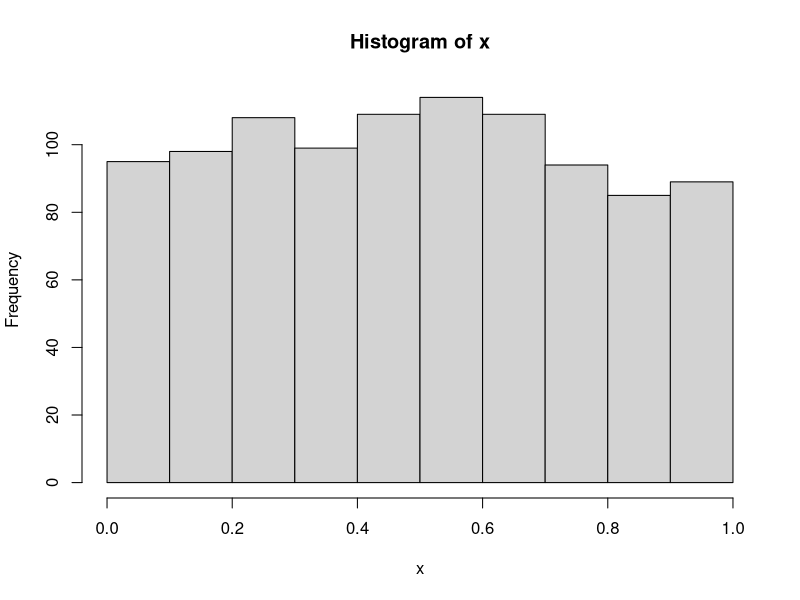
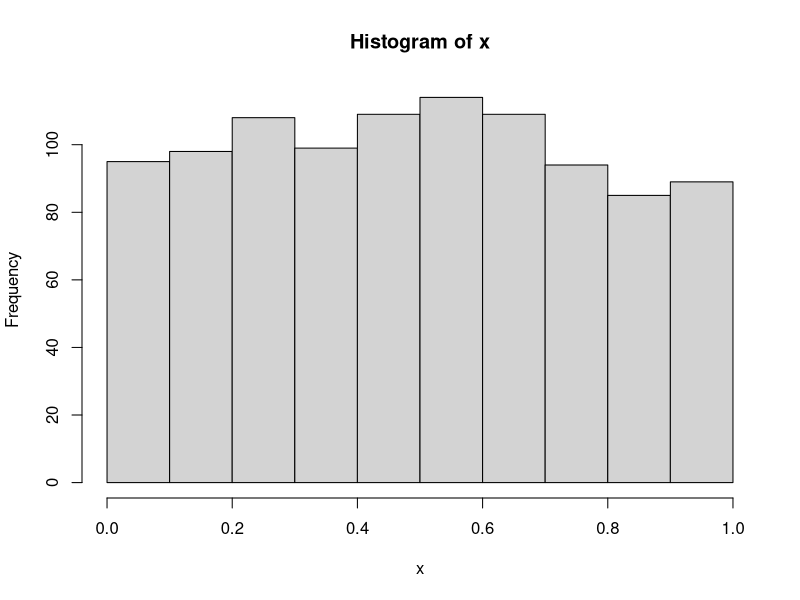
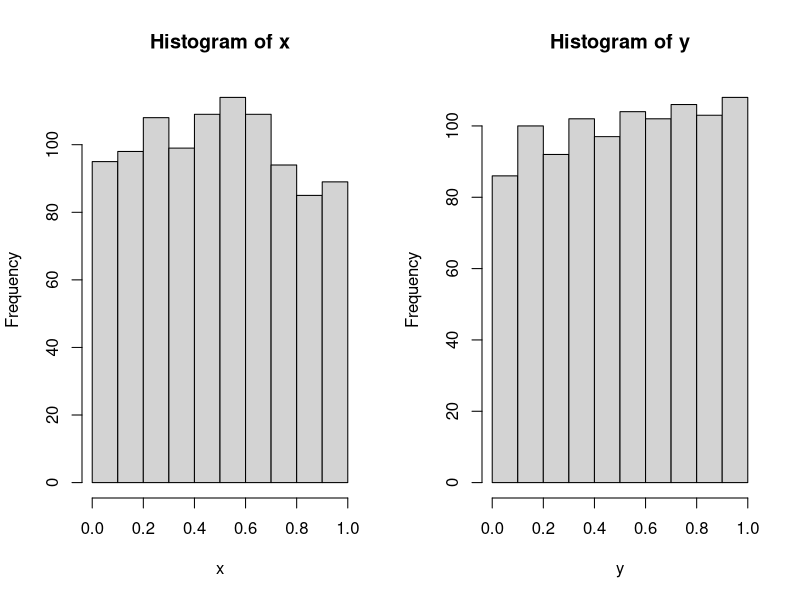
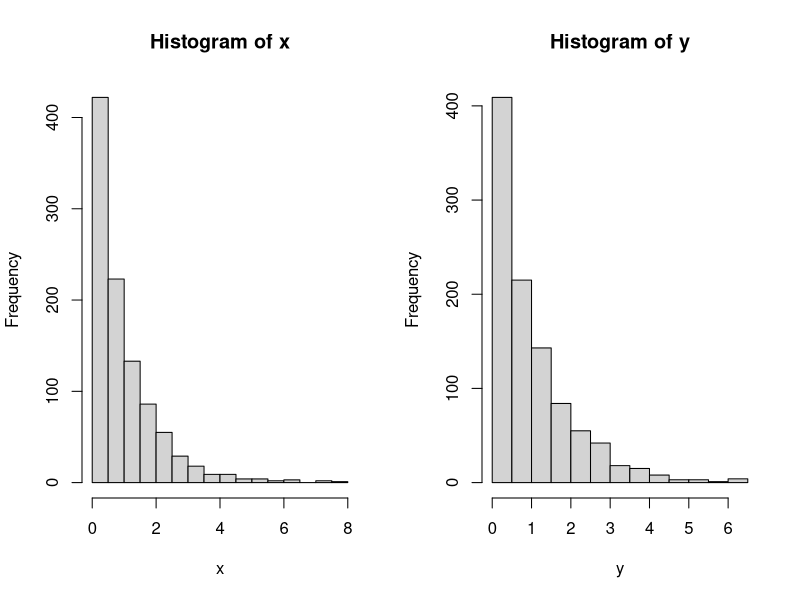
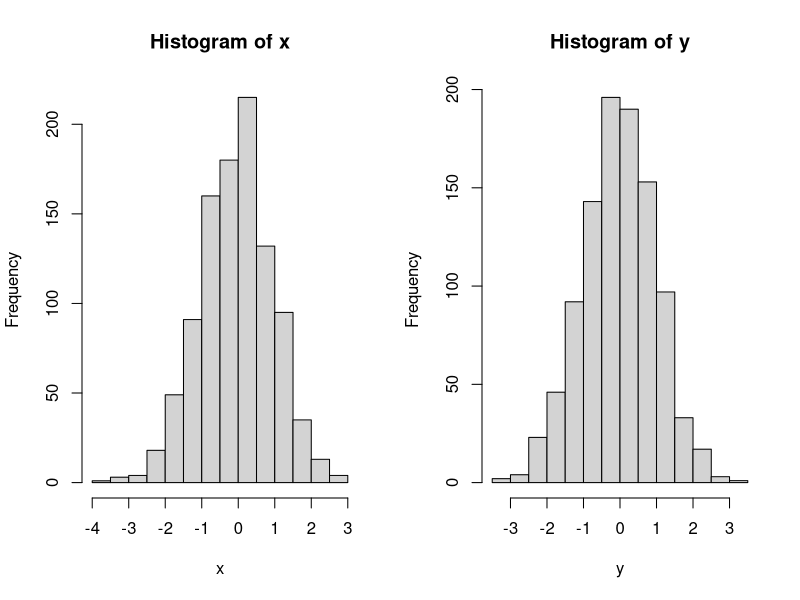
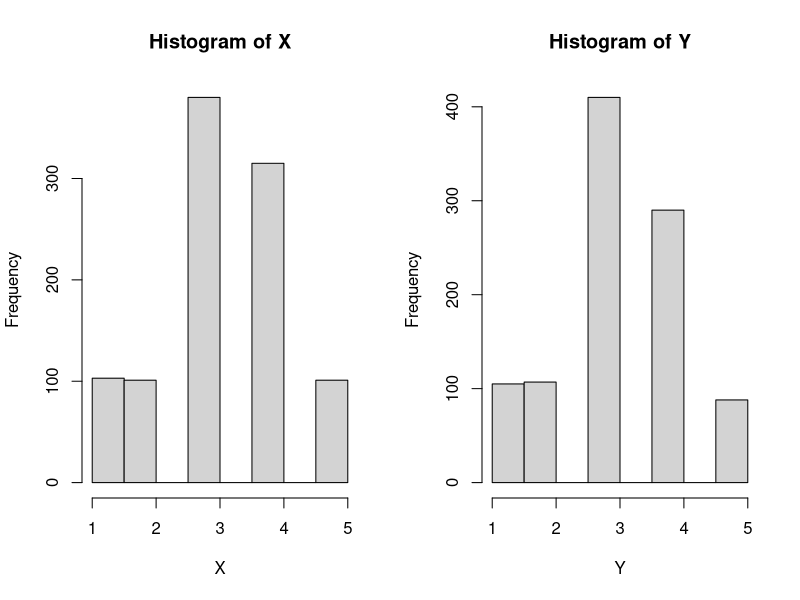
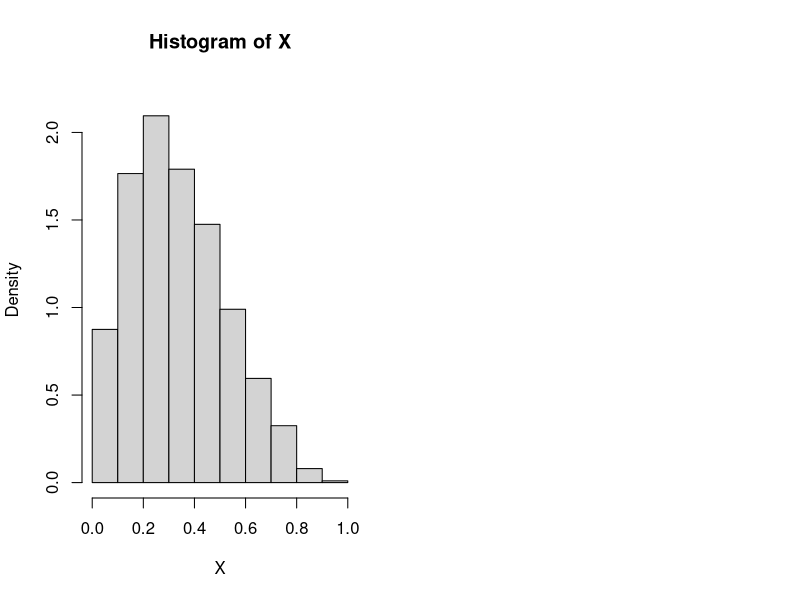

Here is the R script that generated these plots, in order: (Note: this script raises an error after producing the figures.)
###################################
# Statisitcal Simulation Example1 #
###################################

# Random Number Generation
# Linear Congruential Generator ====================================

LGC = function(n,I0,a,b,M)
# n: the number of random numbers
# I0: initial seed
# a,b,M: constants of the linear congruential generator
{
	X=I0
	for (i in 1:(n-1))
	{
		Ij=(a*I0+b) %% M
		X=c(X,Ij)
		I0=Ij
	}
	return(X/M)
}

# Example
LGC(32,0,1,1,16)
	# A sequence of 16 random numbers is repeated.

LGC(32,0,5,4,16)
	# A sequence of 4 random numbers is repeated.

x=LGC(1000,0,1664525,1013904223,2^(32))
	# By Numerical Recipes
hist(x)

# Different seed
init=floor(proc.time()[3])
x=LGC(1000,init,1664525,1013904223,2^(32))
hist(x)

# Built-in function
y=runif(1000)

par(mfrow=c(1,2))
hist(x)
hist(y)


# Inverse Transformation Method ==================================

# exponential distribution
exp.R = function(n,lambda)	# E(X)=1/lambda
{
	U=runif(n)
	X=-(1/lambda)*log(1-U)
	return(X)
}

x=exp.R(1000,1)

# Built-in function
y=rexp(1000,rate=1) 		# E(X)=1/rate

par(mfrow=c(1,2))
hist(x)
hist(y)

# Bernoulli(p) distribution

Ber.R = function(n,p)
{
  U = runif(n)
  X = ifelse(U <= p,1,0)
  return(X)
}

x = Ber.R(1000,0.3)
mean(x)
var(x)


# Transformation Method ==========================================

# Box-Muller Transformation

BM = function(n)	# n is an even integer number
{
	X=NULL
	p=n %% 2
	if (p==0) m=n/2
	if (p==1) m=n/2+1
	for (i in 1:m)
	{
		U=runif(2)
		R=sqrt(-2*log(U[1]))
		theta=2*pi*U[2]
		x1=R*cos(theta)
		x2=R*sin(theta)
		X=c(X,x1,x2)
	}
	if (p==1) X=X[1:n]
	return(X)
}

x=BM(1000)

# Built-in function
y=rnorm(1000)

par(mfrow=c(1,2))
hist(x)
hist(y)

# Acceptance-Rejection Method ====================================

# Discrete case:
# p(x): p(1) = 0.1, p(2)=0.1, p(3)=0.4, p(4)=0.3, p(5)=0.1
# q(x): discrete uniform(1,2,3,4,5)
# c = 2

px = function(x)
{
	n = length(x)
	p = numeric(n)
	p[x==1] = 0.1
	p[x==2] = 0.1
	p[x==3] = 0.4
	p[x==4] = 0.3
	p[x==5] = 0.1
	p[x < 1 | x >5] = 0
	return(p)
}

n = 1000

X = NULL
N = 0
while (N <= n)
{
	Y = floor(5*runif(n))+1
	U = runif(n)
	C = px(Y) / 0.4
	X = c(X,Y[U <= C])
	N = length(X)
	if (N > n) X = X[1:n]
}


# Built-in function
Y = sample(1:5,n,replace=T,prob=c(0.1,0.1,0.4,0.3,0.1))

par(mfrow=c(1,2))
hist(X)
hist(Y)

# Continuous case:
# f(x) = 20x(1-x)^3, 0 < x < 1
# g(x) = 1, 0< x < 1

f = function(x) 
{
	if (x >= 0 && x <= 1) fx = 20*x*(1-x)^3
	else fx = 0
	return(fx)
}

n = 2000

X = NULL
N = 0
while (N <= n)
{
	Y = runif(n)
	U = runif(n)
	C = (256/27) * Y * (1-Y)^3
	X = c(X,Y[U <= C])
	N = length(X)
	if (N > n) X = X[1:n]
}

hist(X,freq=F,ylim=c(0,2.2))
x = seq(0,1,0.01)
y = f(x)
lines(x,y,col='red',lwd=2)


# Multivariate Normal (Spectral Decomposition) ====================

rmvn.eigen = function(n, mu, Sigma) 
{
  # generate n random vectors from MVN(mu, Sigma)
  # dimension is inferred from mu and Sigma
  d = length(mu)
  ev = eigen(Sigma, symmetric = TRUE)
  lambda = ev$values
  V = ev$vectors
  R = V %*% diag(sqrt(lambda)) %*% t(V)
  Z = matrix(rnorm(n*d), nrow = n, ncol = d)
  X = Z %*% R + matrix(mu, n, d, byrow = TRUE)
  return(X)
}

# mean and covariance parameters
mu = c(0, 1)
Sigma = matrix(c(1, .9, .9, 1), nrow = 2, ncol = 2)


# generate the sample
X = rmvn.eigen(1000, mu, Sigma)

plot(X, xlab = "x", ylab = "y", pch = 20)
colMeans(X)
var(X)


